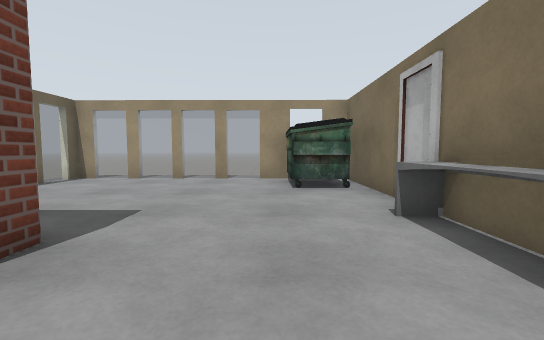
[1] (above)

12 first-person views from a walk through a world built for the Gazebo simulator. The camera is 0.94 m above the floor, tilts 4° down and sees 90° across. The floor is counted in squares, 1 m on a side. Each view is taken from the middle of a square. On the plan, view 1 faces up. The plan holds only what a view shows up to about 11 squares ahead; the rest is blank. Some stock models are drawn as simple stand-ins. Some surface patterns are stand-ins.

[2]
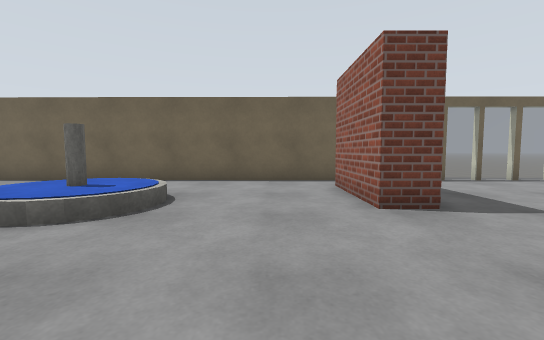

[3]
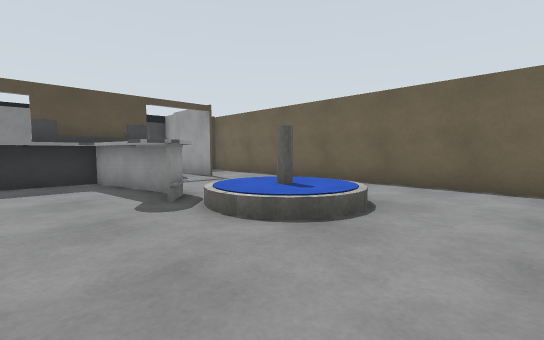

[4]
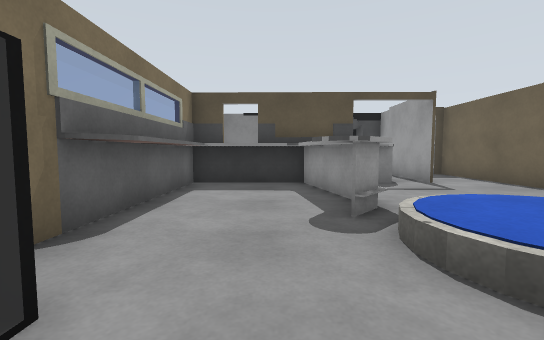

[5]
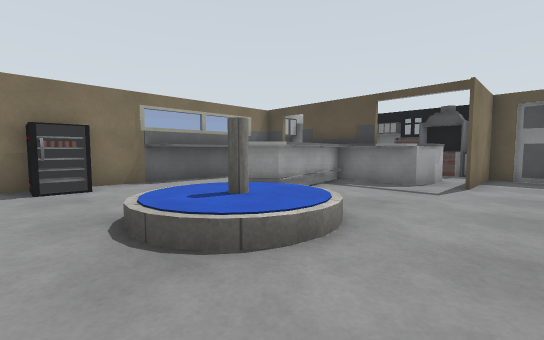

[6]
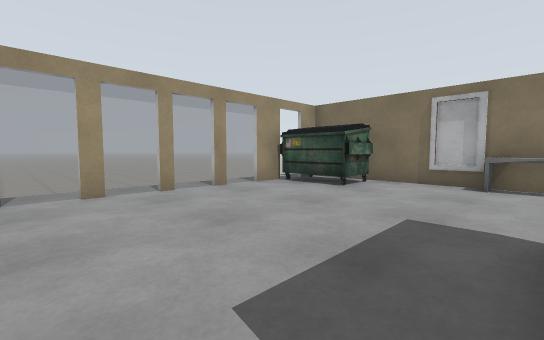

[7]
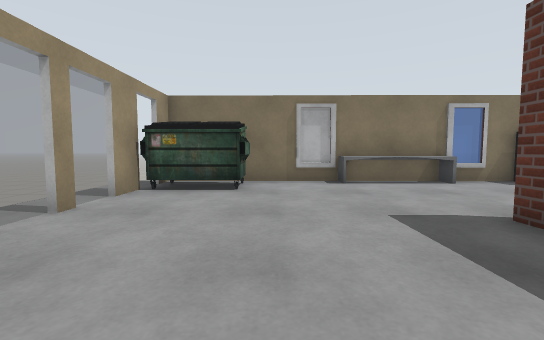

[8]
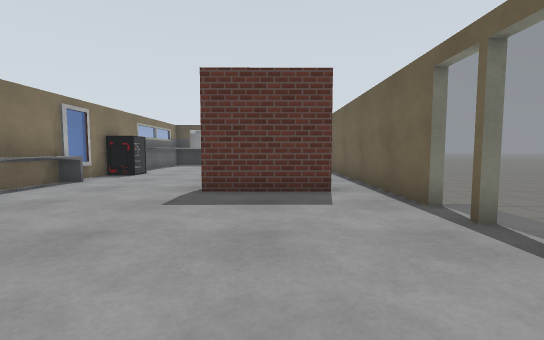

[9]
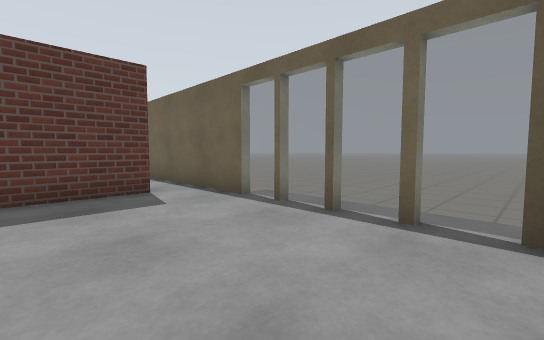

[10]
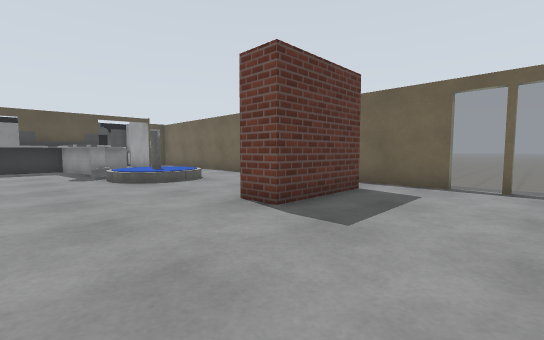

[11]
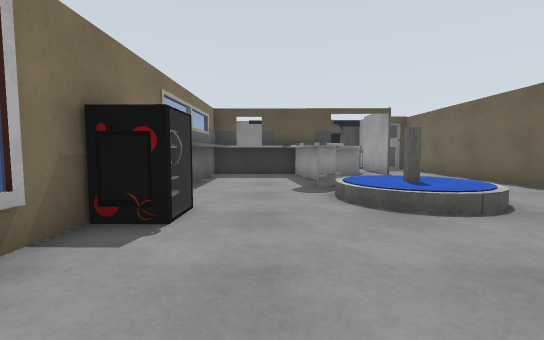

[12]
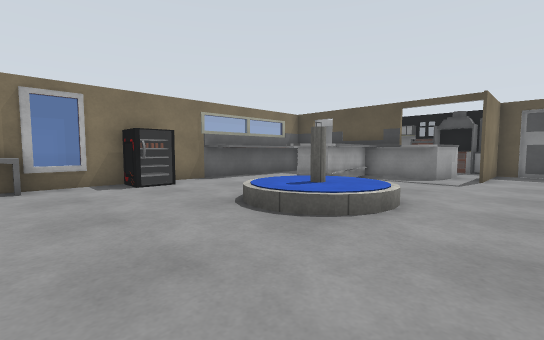

### Floor plan
Points are (right, up) in squares from view 1. A wall is a line through its corners. A room is listed if a view was taken in it or the views show most of it. See-through windows are left out.
Room 1 (views 1, 2, 3, 4, 5, 6, 7, 8, 9, 10, 11, 12)
walls: (-6.7, 4.5) (-6.8, -12) (-4.8, -12.1) (-4.8, -8.9); (1.2, -2.4) (2.1, -2.4); (1.5, -2.2) (1.6, -1.4) (2.4, -1.4); (1.3, -2.5) (1.3, -1.4); (1.5, -2.5) (1.5, -1.4); (-2, -5.4) (-1.3, -4.7); (-0.9, -6) (-0.6, -8.1) (1.7, -8.1) (1.7, -4.6); (-3, 9.3) (-3.5, 9.3); (-1.5, 9.2) (-2, 9.3); (-4.4, 9.3) (-5, 9.3); (-6, 9.3) (-6.6, 9.3) (-6.6, 8.8); (0.6, 9.2) (-0.5, 9.2); (2.2, 9.2) (1.6, 9.2); (-3.5, -9) (1.1, -9.1); (-4.7, -8.9) (-4.7, -12); (2.3, -9) (2.5, 8.8)
low walls: (1.8, 0.6) (1.8, 3.9) (2.6, 3.9); (-1.6, -5.8) (-0.9, -9.1); (-1.6, -8.3) (-2, -5.4); (-2.8, -8.6) (-1.8, -8.6); (-1.1, -9) (-1.8, -5.5) (-1.1, -4.8); (-3.8, -9.8) (-3.5, -9)
objects: brick block (-5, 2) to (-3, 2); fountain (-4, -5) to (-2, -2); dumpster (1, 7) to (2, 9)

Where each view was taken, in squares from view 1:
view 1: 0 up, 0 right, facing up
view 2: 0 up, 2 right, facing left
view 3: 0 up, 1 right, facing down-left
view 4: 1 down, 0 right, facing down
view 5: 1 down, 6 left, facing down-right
view 6: 3 up, 6 left, facing up-right
view 7: 6 up, 6 left, facing right
view 8: 9 up, 4 left, facing down
view 9: 9 up, 3 left, facing down-left
view 10: 6 up, 1 right, facing down-left
view 11: 2 up, 0 right, facing down
view 12: 1 up, 6 left, facing down-right
